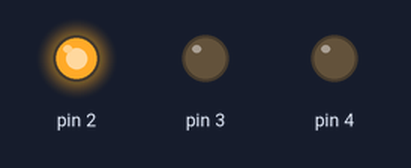
Simulated run of this sketch. Board: Arduino Uno, built with avr-gcc and run on an emulated ATmega328P. Parts: output pins drawn as LEDs (lit = HIGH).

Above: at 2.5 s.
At 6.0 s:
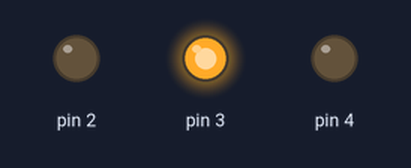
At 9.5 s:
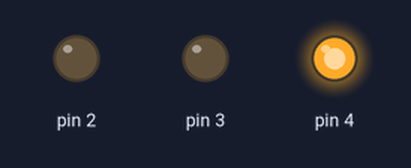
At 12.5 s:
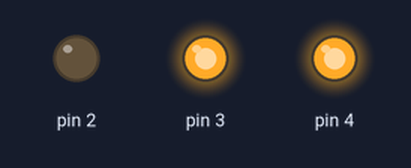
Timing chart, 0 to 16.9 s (numbered marks = the images above):
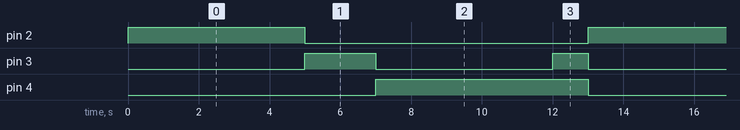

Measured:
- by itself, pin 2: alternates HIGH for 5.0 s and LOW for 8.0 s
- by itself, pin 3: repeats every 13.0 s: LOW 5.0 s, HIGH 1.0 s, LOW 5.0 s, HIGH 2.0 s
- by itself, pin 4: alternates HIGH for 6.0 s and LOW for 7.0 s

The sketch:

Ampel_Register.ino
```cpp
// Taktfrequenz einstellen
#define F_CPU 16000000UL
// Bibliotheken
#include <avr/io.h>
#include <util/delay.h>


void myInit(void);
void myLoop(void);
void green(void);
void red(void);
void yellow(void);
void clear(void);

int main(void){
  mySetup();
  while (1) {
    myLoop();
  }
  return 0;
}

void mySetup() {
// Pins 2, 3 und 4 als Outputs
  DDRD |= (1 << DDD2);
  DDRD |= (1 << DDD3);
  DDRD |= (1 << DDD4);
}

void myLoop() {
  clear(); // Alle Pins auf Low
  green(); // Grün an
  _delay_ms(5000); // Warten

  clear();
  yellow();
  _delay_ms(2000);

  clear();
  red();
  _delay_ms(5000);

  clear();
  yellow();
  red();
  _delay_ms(1000);

}

// Funktionen der Ampelphasen
void green(void){
  PORTD |= (1 << PORTD2);
}
void yellow(void){
  PORTD |= (1 << PORTD3);
}
void red(void){
  PORTD |= (1 << PORTD4);
}

// Fkt für alle Pins auf Low
void clear(void){
  PORTD &= ~(1 << PORTD2);
  PORTD &= ~(1 << PORTD3);
  PORTD &= ~(1 << PORTD4);
}
```
